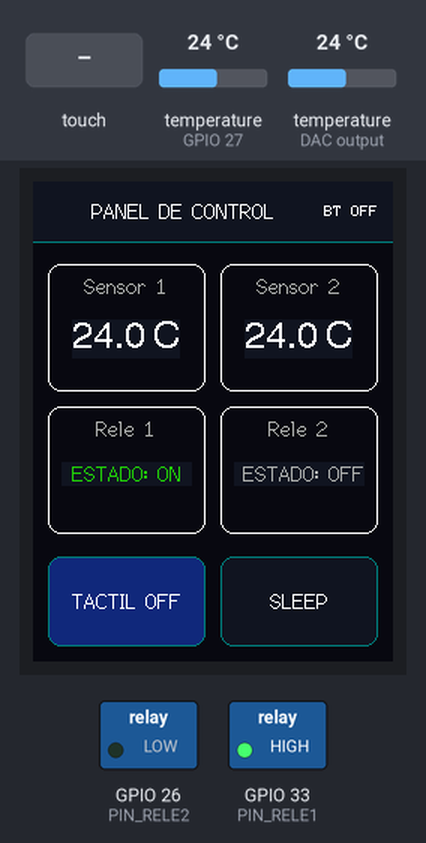
Bench run of a program on a simulated ESP32. On the bench: 240×320 colour display, switched loads named in the program (green lamp = pin HIGH). The test bench sets the inputs (shaded band); at power-on: temperature (sensors on GPIO 27, DAC output) 24 °C. Storage starts empty; nothing arrives over Bluetooth unless stated; what the program prints to the serial monitor is not drawn.

Above: at 3.6 s.
3.7 s: screen touched at 87 % across, 10 % down
At 7.1 s:
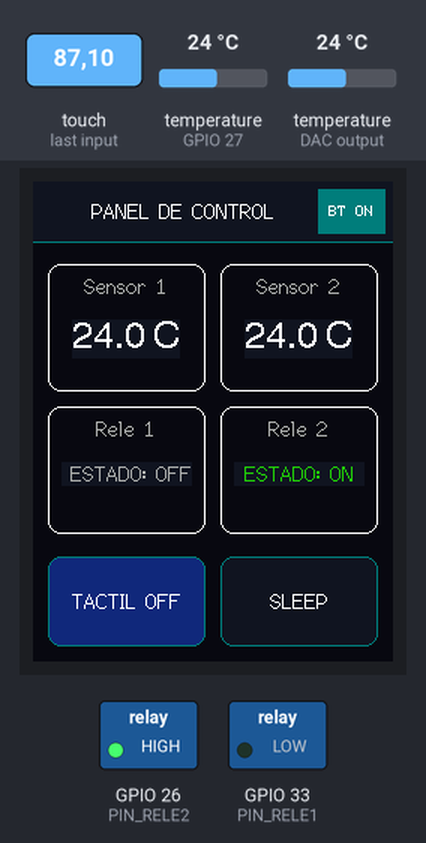
7.5 s: temperature (sensor on GPIO 27) set to 12 °C
At 9.4 s:
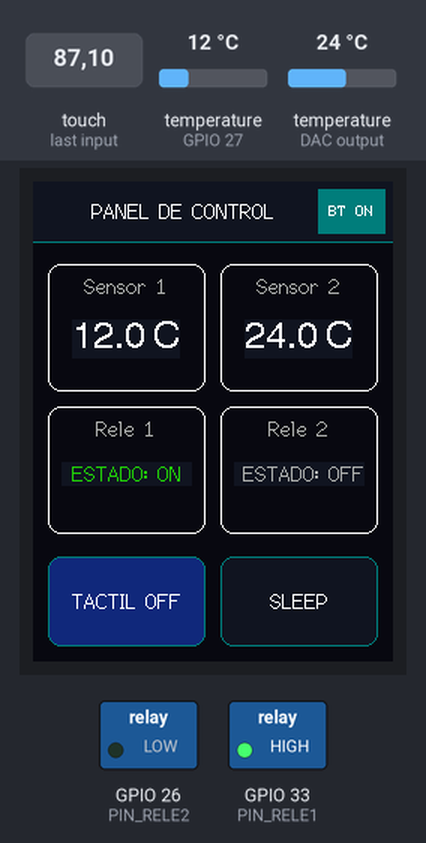
10.5 s: temperature (sensor on DAC output) set to 12 °C
At 12.9 s:
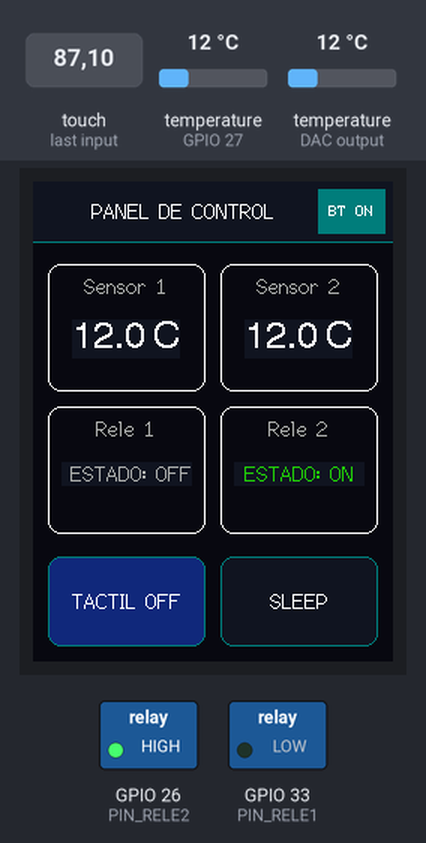
13.5 s: screen touched at 13 % across, 90 % down
At 14.1 s:
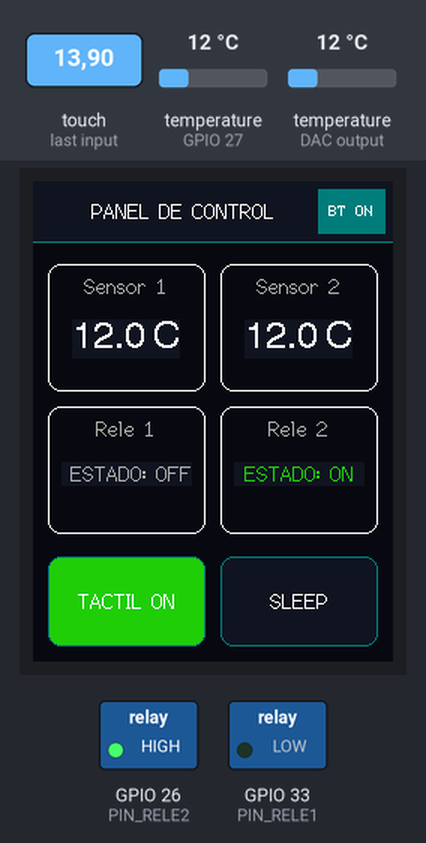
16.5 s: temperature (sensor on GPIO 27) set to 19 °C
At 17.2 s:
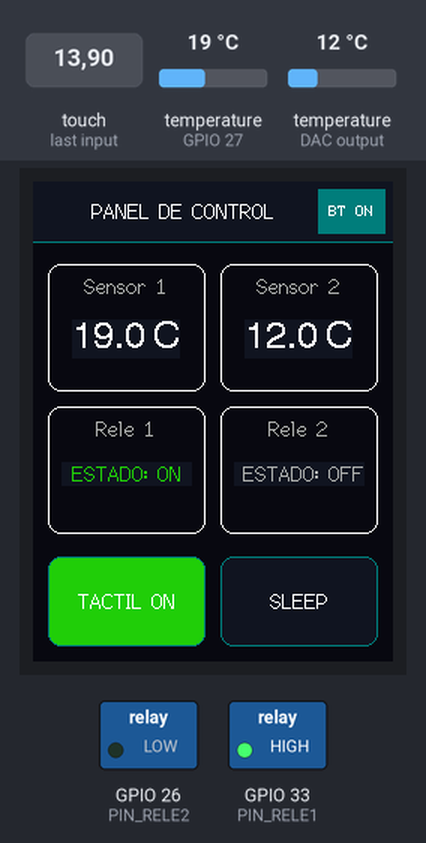
19.5 s: screen touched at 38 % across, 90 % down
At 22.1 s:
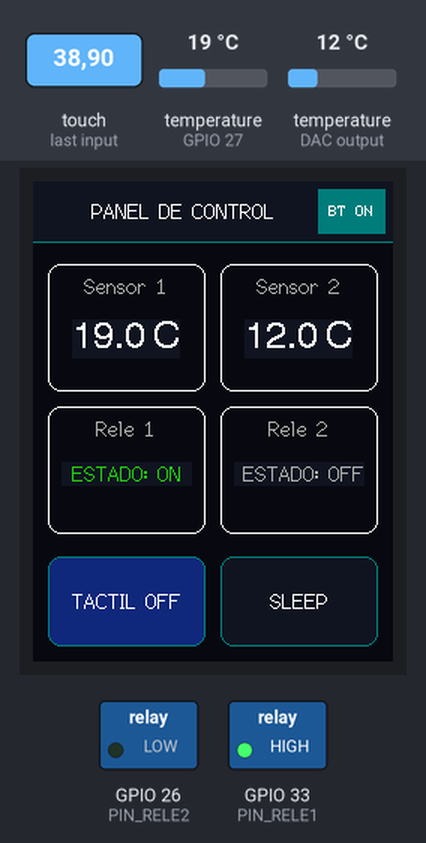
Timing chart, 0 to 23.5 s (numbered marks = the images above; inputs shaded):
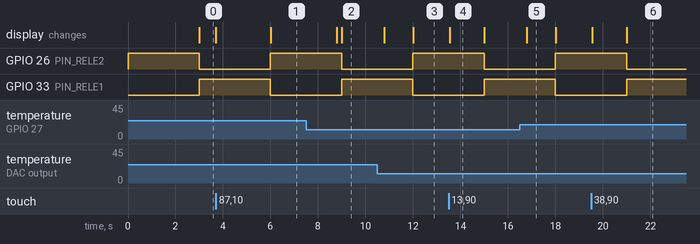

The program:

main.cpp
```cpp
#include <Arduino.h>
#include <SPI.h>
#include <TFT_eSPI.h>
#include "FS.h"
#include "SPIFFS.h"
#include <OneWire.h>
#include <DallasTemperature.h>
#include "esp32-hal-cpu.h"
#include "BluetoothSerial.h"

// --- Configuración de Hardware ---
#define PIN_BL 32
#define PIN_RELE1 33
#define PIN_RELE2 26
#define ONE_WIRE_BUS 27

// --- Instancias ---
TFT_eSPI tft = TFT_eSPI();
OneWire oneWire(ONE_WIRE_BUS);
DallasTemperature sensors(&oneWire);
BluetoothSerial SerialBT;

// --- Variables de Estado (Iniciamos explícitamente en TRUE) ---
bool sistemaEstado = false;
bool pantallaEncendida = true; // Forzar estado activo
bool btActivo = false;
unsigned long lastRelayMillis = 0;
unsigned long lastTempMillis = 0;
bool estadoRele = false;

// --- Colores ---
#define COL_FONDO 0x0842
#define COL_CARD 0x10A4
#define COL_ACCENT 0x03EF
#define COL_BTN_ON 0x2661
#define COL_BTN_OFF 0x114F
#define COL_TEXTO 0xFFFF
#define COL_SUBTEXTO 0xAD75

// --- Geometría ---
const int btnY = 250;
const int btnH = 60;
const int btnW = 105;
const int btn1X = 10;
const int btn2X = 125;
int cardH = 85;

// Prototipos
void dibujarInterfazBase();
void dibujarBotonSistema(bool estado);
void dibujarBotonBL();
void touch_calibrate();
void gestionarModoEnergia(bool despertar);
void actualizarVisualReles();
void actualizarTemperaturas();
void toggleBluetooth();
void enviarReporteEstado();

void btCallback(esp_spp_cb_event_t event, esp_spp_cb_param_t *param)
{
  if (event == ESP_SPP_SRV_OPEN_EVT)
  {
    Serial.println("\n[BT] ¡Cliente conectado!");
    delay(200);
    enviarReporteEstado();
  }
}

void setup()
{
  // 1. Iniciar Serial y Frecuencia Máxima
  Serial.begin(115200);
  setCpuFrequencyMhz(240);

  // 2. Configurar pines de relés
  pinMode(PIN_RELE1, OUTPUT);
  pinMode(PIN_RELE2, OUTPUT);
  digitalWrite(PIN_RELE1, LOW);
  digitalWrite(PIN_RELE2, HIGH);

  // 3. Inicializar Sensores y FS
  sensors.begin();
  if (!SPIFFS.begin(true))
    Serial.println("Error SPIFFS");

  // 4. Inicializar Pantalla (La librería podría intentar apagar el pin 32 aquí)
  tft.init();
  tft.setRotation(0);
  tft.fillScreen(TFT_BLACK);

  // 5. Configuración de Bluetooth
  SerialBT.register_callback(btCallback);

  // 6. Dibujar Interfaz (Aún con la luz apagada para evitar ver el "dibujado")
  touch_calibrate();
  dibujarInterfazBase();
  dibujarBotonSistema(sistemaEstado);
  dibujarBotonBL();
  actualizarVisualReles();
  actualizarTemperaturas();

  // 7. FINAL DEL SETUP: FORZAR ENCENDIDO DE LUZ
  pinMode(PIN_BL, OUTPUT);
  digitalWrite(PIN_BL, LOW); // 1 = ON
  pantallaEncendida = true;

  Serial.println("--- Sistema Iniciado y Pantalla ON ---");
}

void loop()
{
  uint16_t x, y;

  // Escucha Bluetooth
  if (btActivo && SerialBT.available())
  {
    String incoming = SerialBT.readStringUntil('\n');
    Serial.println("BT RECIBIDO: " + incoming);
  }

  // Sensores cada 2s
  if (millis() - lastTempMillis >= 2000)
  {
    lastTempMillis = millis();
    sensors.requestTemperatures();
    if (pantallaEncendida)
      actualizarTemperaturas();
  }

  // Relés cada 3s
  if (millis() - lastRelayMillis >= 3000)
  {
    lastRelayMillis = millis();
    estadoRele = !estadoRele;
    digitalWrite(PIN_RELE1, estadoRele);
    digitalWrite(PIN_RELE2, !estadoRele);
    if (pantallaEncendida)
      actualizarVisualReles();
  }

  if (tft.getTouch(&x, &y, 250))
  {
    // Esquina superior derecha: Toggle BT
    if (y < 40 && x > 180)
    {
      toggleBluetooth();
      delay(300);
      return;
    }

    if (!pantallaEncendida)
    {
      // Área de botón para despertar
      if ((x > btn2X) && (x < (btn2X + btnW)) && (y > btnY) && (y < (btnY + btnH)))
      {
        gestionarModoEnergia(true);
        delay(300);
      }
    }
    else
    {
      // Botón Táctil ON/OFF
      if ((x > btn1X) && (x < (btn1X + btnW)) && (y > btnY) && (y < (btnY + btnH)))
      {
        sistemaEstado = !sistemaEstado;
        dibujarBotonSistema(sistemaEstado);
        Serial.println("Tactil presionado: " + String(sistemaEstado ? "ON" : "OFF"));
        enviarReporteEstado();
        delay(350);
      }
      // Botón Sleep
      else if ((x > btn2X) && (x < (btn2X + btnW)) && (y > btnY) && (y < (btnY + btnH)))
      {
        gestionarModoEnergia(false);
      }
    }
    while (tft.getTouch(&x, &y, 250))
      ;
  }
}

void enviarReporteEstado()
{
  float t1 = sensors.getTempCByIndex(0);
  float t2 = sensors.getTempCByIndex(1);

  String reporte = "\n--- REPORTE ESP32 ---\n";
  reporte += "S1: " + (t1 == DEVICE_DISCONNECTED_C ? "ERR" : String(t1, 1) + "C") + " | ";
  reporte += "S2: " + (t2 == DEVICE_DISCONNECTED_C ? "ERR" : String(t2, 1) + "C") + "\n";
  reporte += "Reles: K1=" + String(estadoRele ? "ON" : "OFF") + " K2=" + String(!estadoRele ? "ON" : "OFF") + "\n";
  reporte += "Tactil: " + String(sistemaEstado ? "ENCENDIDO" : "APAGADO") + "\n";
  reporte += "Pantalla: " + String(pantallaEncendida ? "ON" : "SLEEP") + "\n";
  reporte += "---------------------\n";

  Serial.print(reporte);
  if (SerialBT.hasClient())
    SerialBT.print(reporte);
}

void toggleBluetooth()
{
  btActivo = !btActivo;
  if (btActivo)
  {
    setCpuFrequencyMhz(240);
    SerialBT.begin("ESP32_TFT_TEST");
    Serial.println("BT: Visible");
  }
  else
  {
    SerialBT.end();
    Serial.println("BT: Apagado");
  }

  if (pantallaEncendida)
  {
    tft.fillRect(190, 5, 45, 30, btActivo ? COL_ACCENT : COL_CARD);
    tft.setTextColor(COL_TEXTO);
    tft.setTextDatum(MC_DATUM);
    tft.drawString(btActivo ? "BT ON" : "BT OFF", 212, 20, 1);
  }
}

void gestionarModoEnergia(bool despertar)
{
  if (despertar)
  {
    setCpuFrequencyMhz(240);
    tft.writecommand(0x11); // Wake up display
    delay(120);
    digitalWrite(PIN_BL, LOW); // 1 = ON
    pantallaEncendida = true;

    dibujarInterfazBase();
    dibujarBotonSistema(sistemaEstado);
    dibujarBotonBL();
    actualizarVisualReles();
    actualizarTemperaturas();
  }
  else
  {
    digitalWrite(PIN_BL, LOW); // 0 = OFF
    tft.writecommand(0x10);    // Sleep display
    if (btActivo)
      setCpuFrequencyMhz(160);
    else
      setCpuFrequencyMhz(80);
    pantallaEncendida = false;
  }
}

void actualizarTemperaturas()
{
  float t1 = sensors.getTempCByIndex(0);
  float t2 = sensors.getTempCByIndex(1);
  tft.setTextDatum(MC_DATUM);
  tft.setTextColor(COL_TEXTO, COL_CARD);
  tft.drawString(t1 == DEVICE_DISCONNECTED_C ? "--.- C" : String(t1, 1) + " C", 62, 105, 4);
  tft.drawString(t2 == DEVICE_DISCONNECTED_C ? "--.- C" : String(t2, 1) + " C", 177, 105, 4);
}

void actualizarVisualReles()
{
  tft.setTextDatum(MC_DATUM);
  tft.setTextColor(estadoRele ? COL_BTN_ON : COL_SUBTEXTO, COL_CARD);
  tft.drawString(estadoRele ? " ESTADO: ON " : " ESTADO: OFF", 62, 195, 2);
  tft.setTextColor(!estadoRele ? COL_BTN_ON : COL_SUBTEXTO, COL_CARD);
  tft.drawString(!estadoRele ? " ESTADO: ON " : " ESTADO: OFF", 177, 195, 2);
}

void dibujarBotonSistema(bool estado)
{
  uint16_t color = estado ? COL_BTN_ON : COL_BTN_OFF;
  tft.fillRoundRect(btn1X, btnY, btnW, btnH, 8, color);
  tft.drawRoundRect(btn1X, btnY, btnW, btnH, 8, COL_ACCENT);
  tft.setTextColor(COL_TEXTO);
  tft.setTextDatum(MC_DATUM);
  tft.drawString(estado ? "TACTIL ON" : "TACTIL OFF", btn1X + (btnW / 2), btnY + (btnH / 2), 2);
}

void dibujarBotonBL()
{
  tft.fillRoundRect(btn2X, btnY, btnW, btnH, 8, COL_CARD);
  tft.drawRoundRect(btn2X, btnY, btnW, btnH, 8, COL_ACCENT);
  tft.setTextColor(COL_TEXTO);
  tft.setTextDatum(MC_DATUM);
  tft.drawString("SLEEP", btn2X + (btnW / 2), btnY + (btnH / 2), 2);
}

void dibujarInterfazBase()
{
  tft.fillScreen(COL_FONDO);
  tft.fillRect(0, 0, 240, 40, COL_CARD);
  tft.drawFastHLine(0, 40, 240, COL_ACCENT);
  tft.setTextColor(COL_TEXTO);
  tft.setTextDatum(MC_DATUM);
  tft.drawString("PANEL DE CONTROL", 100, 20, 2);
  tft.fillRect(190, 5, 45, 30, btActivo ? COL_ACCENT : COL_CARD);
  tft.drawString(btActivo ? "BT ON" : "BT OFF", 212, 20, 1);
  tft.drawRoundRect(10, 55, 105, cardH, 8, TFT_WHITE);
  tft.drawRoundRect(125, 55, 105, cardH, 8, TFT_WHITE);
  tft.drawRoundRect(10, 150, 105, cardH, 8, TFT_WHITE);
  tft.drawRoundRect(125, 150, 105, cardH, 8, TFT_WHITE);
  tft.setTextColor(COL_SUBTEXTO);
  tft.drawString("Sensor 1", 62, 70, 2);
  tft.drawString("Sensor 2", 177, 70, 2);
  tft.drawString("Rele 1", 62, 165, 2);
  tft.drawString("Rele 2", 177, 165, 2);
}

void touch_calibrate()
{
  uint16_t calData[5];
  uint8_t check = 0; // Inicializamos check en 0

  // 1. Verificar si existe el archivo de calibración usando el namespace fs::
  if (SPIFFS.exists("/TouchCalData")) {
    fs::File f = SPIFFS.open("/TouchCalData", "r"); // Cambiado a fs::File
    if (f) {
      if (f.readBytes((char *)calData, 14) == 14) check = 1;
      f.close();
    }
  }

  if (check && !Serial.available()) {
    // 2. Si el archivo existe, cargar los datos
    tft.setTouch(calData);
    Serial.println("Datos de calibracion cargados desde SPIFFS");
  } else {
    // 3. Si no existe, ejecutar calibracion interactiva
    tft.fillScreen(TFT_BLACK);
    tft.setCursor(20, 0);
    tft.setTextFont(2);
    tft.setTextSize(1);
    tft.setTextColor(TFT_WHITE, TFT_BLACK);

    tft.println("Toca las esquinas indicadas para calibrar");

    tft.setTextFont(1);
    tft.println("(Mantente presionado hasta que desaparezca)");

    // Ejecuta la rutina de la libreria
    tft.calibrateTouch(calData, TFT_MAGENTA, TFT_BLACK, 15);

    // 4. Guardar los nuevos datos en SPIFFS usando fs::File
    fs::File f = SPIFFS.open("/TouchCalData", "w"); // Cambiado a fs::File
    if (f) {
      f.write((const unsigned char *)calData, 14);
      f.close();
      Serial.println("Calibracion completa y guardada.");
    }
    tft.fillScreen(TFT_BLACK);
  }
}
```

Measured:
- after the input at 3.7 s, GPIO 26 (PIN_RELE2): LOW → HIGH after 2.3 s instead of 3.1 s; GPIO 33 (PIN_RELE1): HIGH → LOW after 2.3 s instead of 3.1 s; the display: first changes at once (image 1 shows a later state)
- after the input at 7.5 s, the display: first changes after 1.3 s (image 2 shows a later state)
- after the input at 10.5 s, the display: first changes after 0.29 s (image 3 shows a later state)
- after the input at 13.5 s, the display: changes at once (image 4)
- after the input at 16.5 s, the display: changes after 0.29 s (image 5)
- after the input at 19.5 s, the display: first changes at once (image 6 shows a later state)
- what the display in image 4 shows lasts 1.5 s, from 13.5 s to 15.0 s
